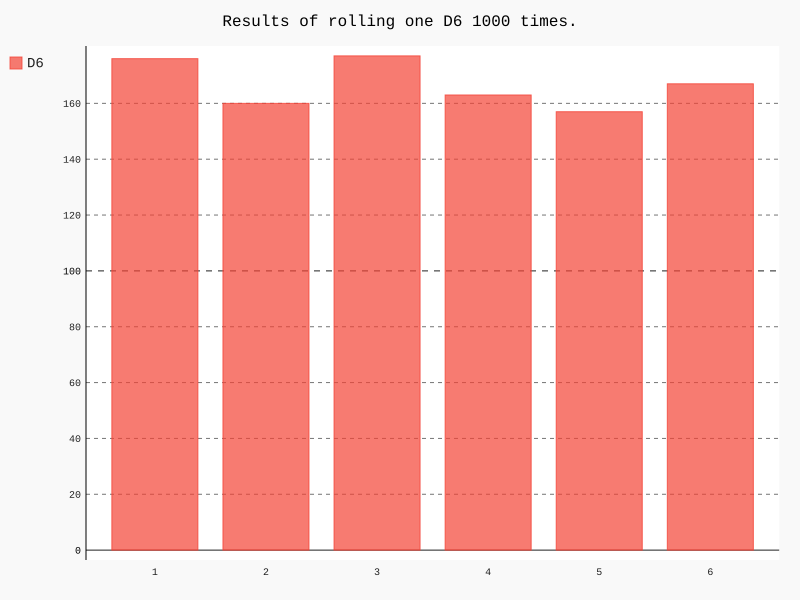

Write the Python code that produced this figure.
from chapter9_class.die import Die
import pygal

#创建一个D6
die = Die()

#投骰子，并将结果存储在一个空列表当中
results = []
for roll_num in range(1000):
    result = die.roll()
    results.append(result)

#分析结果
frequencies = []
for value in range(1,die.num_sides+1):
    frequency = results.count(value)
    frequencies.append(frequency)

#对结果进行可视化
hist = pygal.Bar()

hist.title = "Results of rolling one D6 1000 times."
hist.x_labels = [1,2,3,4,5,6]
hist._x_title = "Results"
hist._y_title = "Frequency of Resuit"

hist.add('D6', frequencies)
hist.render_to_file("die_visual.svg")

print(results,frequencies)
